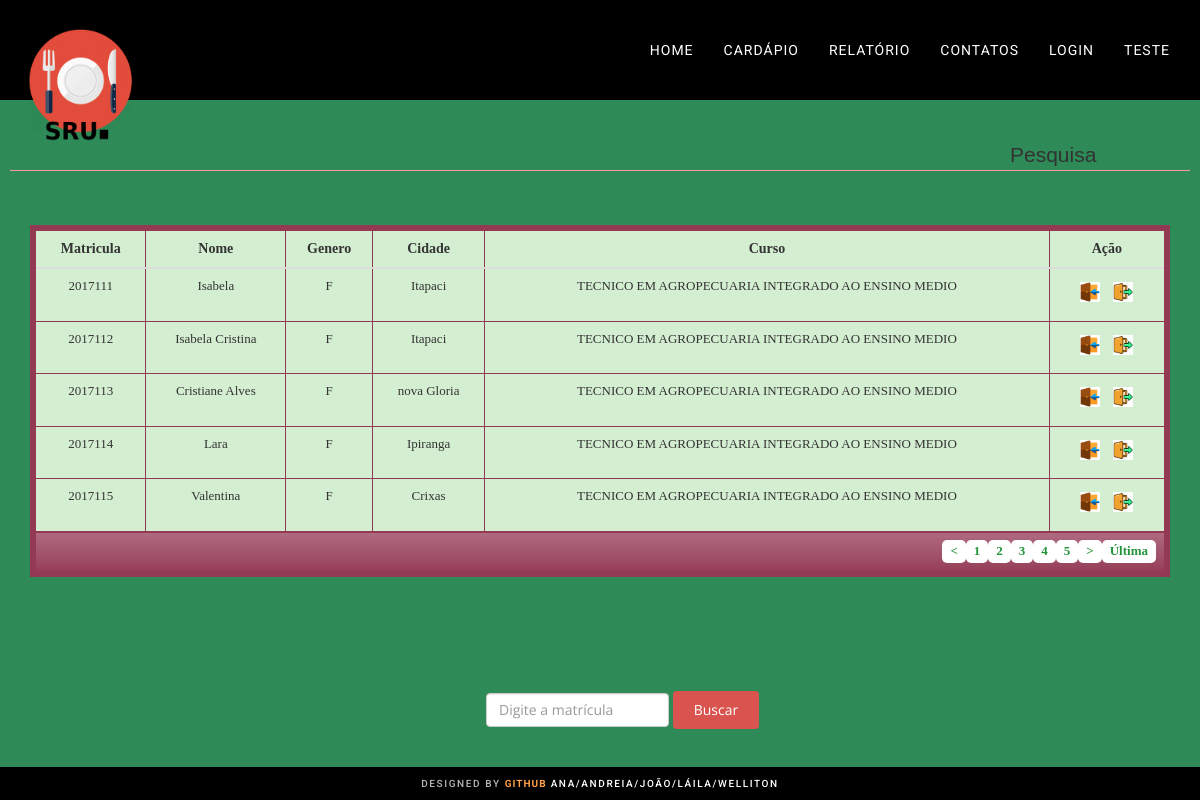
The app's page /index.php/homeController/resultado/10 with its own data.
### tables this page shows
CREATE TABLE IF NOT EXISTS `Usuario` (
  `idUsuario` INT NOT NULL AUTO_INCREMENT,
  `matricula` VARCHAR(45) NOT NULL,
  `nome` VARCHAR(60) NOT NULL,
  `genero` CHAR NULL,
  `cidadeOrigem` VARCHAR(45) NULL,
  `curso` VARCHAR(100) NULL,
  `idPerfil` INT NOT NULL,
  INDEX `fk_Usuarios_Perfil_idx` (`idPerfil` ASC),
  PRIMARY KEY (`idUsuario`),
  CONSTRAINT `fk_Usuarios_Perfil`
    FOREIGN KEY (`idPerfil`)
    REFERENCES `Perfil` (`idPerfil`)
    ON DELETE NO ACTION
    ON UPDATE NO ACTION);

### application/libraries/Template.php (called while the page is built, shortened)
<?php
class Template {
    function show($view, $data = array()) {
        $CI = & get_instance();
        $CI->load->view('template/header', $data);
        $CI->load->view($view, $data);
    }
}

### index.php (called while the page is built, shortened)
<?php
require_once BASEPATH.'core/CodeIgniter.php';

### application/models/Usuario_model.php (called while the page is built, shortened)
<?php
class Usuario_model extends CI_Model
{
    public function get_limite($limit, $start) {
        $this->db->limit($limit, $start);
        $query = $this->db->get("Usuario");
        return $query->result();
    }
}

### application/views/usuario/resultadoBusca.php (the view, shortened to what this page needs)
<div class="container table-responsive">
    <table class="table  table-hover">
        <tr class="tr">
            <th>Matricula</th>
            <th>Nome</th>
            <th>Genero</th>
            <th>Cidade</th>
            <th>Curso</th>
            <th>Ação</th>
        </tr>
 <?php
        if(isset($listagem)){
        ?>
        <tbody id="tbody">
            <?php foreach ($listagem as $resultado) : ?>
                <tr>
                    <td><?php echo $resultado->matricula; ?></td>
                    <td><?php echo $resultado->nome; ?></td>
                    <td><?php echo $resultado->genero; ?></td>
                    <td><?php echo $resultado->cidadeOrigem; ?></td>
                    <td><?php echo $resultado->curso; ?></td>
                    <td>
                        <a href="<?php echo base_url(); ?>index.php/movimento_controller/entrada/<?=$resultado->idUsuario?>">
                            <input type="image" src="<?php echo base_url(); ?>assets/images/entrada.png" class="iconTable">
                        </a>
                        <a href="<?php echo base_url(); ?>index.php/movimento_controller/saida/<?=$resultado->idUsuario?>">
                            <input type="image" src="<?php echo base_url(); ?>assets/images/saida.png" class="iconTable">
                        </a>
                    </td>
                <?php endforeach; ?>
                </tr>
        <tfoot>
            <tr>
                <td colspan="10">
                    <div class="links">
                    <?= $this->pagination->create_links();?>
                        </div>
                </td>
            </tr>
        </tfoot>
        </tbody>
        <?php
        }
        ?>
    </table>
    <?php
        include("BuscarUsuario.php");
    ?>
</div>

### assets/css/style.css (style rules this page uses)
body { padding-top: 140px; padding-left: 10px; padding-right: 10px; padding-bottom: 00px; background-color: #009966; font-family: "Open Sans", Sans-serif; }
a, a:hover, a:focus, a:active, a.active { outline: 0; }

### assets/css/estilo.css (style rules this page uses)
body { background-color:#2E8B57; }
table { font-family: Georgia, serif; border: 6px solid #943954; background-color: #D4EED1; width: 100%; text-align: center; margin-top: 3%; }
table td, th { border: 1px solid #943954; padding: 3px 2px; text-align: center; }
table tbody td { font-size: 13px; }
table tfoot { font-size: 13px; font-weight: bold; color: #F0F0F0; background: #943954; background: -moz-linear-gradient(top, #af6a7f 0%, #9e4c65 66%, #943954 100%); background: -webkit-linear-gradient(top, #af6a7f 0%, #9e4c65 66%, #943954 100%); background: linear-gradient(to bottom, #af6a7f 0%, #9e4c65 66%, #943954 100%); border-top: 1px solid #24943A; }
table tfoot .links { text-align: right; }
table tfoot .links a { display: inline-block; background: #FFFFFF; color: #24943A; padding: 2px 8px; border-radius: 5px; }
.iconTable { width: 30px; height: 30px; padding: 5px }

### records on screen
usuario: matricula "2017111", nome "Isabela", genero "F", cidadeOrigem "Itapaci", curso "TECNICO EM AGROPECUARIA INTEGRADO AO ENSINO MEDIO"
usuario: matricula "2017112", nome "Isabela Cristina", genero "F", cidadeOrigem "Itapaci", curso "TECNICO EM AGROPECUARIA INTEGRADO AO ENSINO MEDIO"
usuario: matricula "2017113", nome "Cristiane Alves", genero "F", cidadeOrigem "nova Gloria", curso "TECNICO EM AGROPECUARIA INTEGRADO AO ENSINO MEDIO"
usuario: matricula "2017114", nome "Lara", genero "F", cidadeOrigem "Ipiranga", curso "TECNICO EM AGROPECUARIA INTEGRADO AO ENSINO MEDIO"
usuario: matricula "2017115", nome "Valentina", genero "F", cidadeOrigem "Crixas", curso "TECNICO EM AGROPECUARIA INTEGRADO AO ENSINO MEDIO"

### other values on screen
$titulo "Pesquisa"
$this->pagination->create_links() "< 1 2 3 4 5 > Última"
